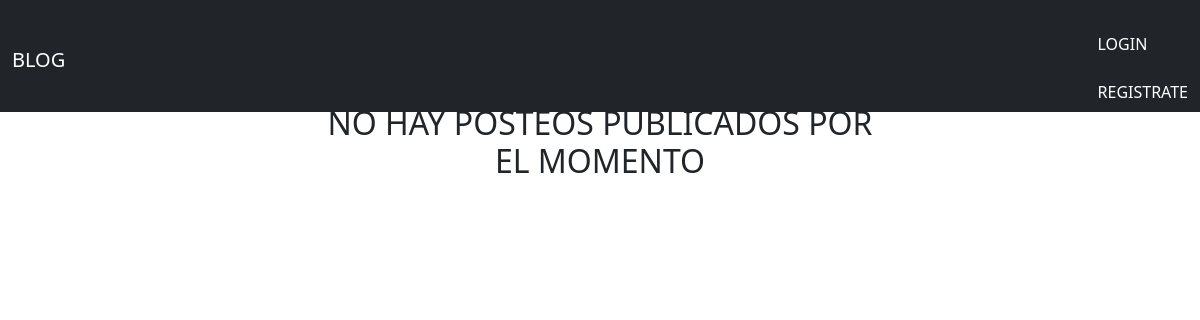
The app's page /, older data.
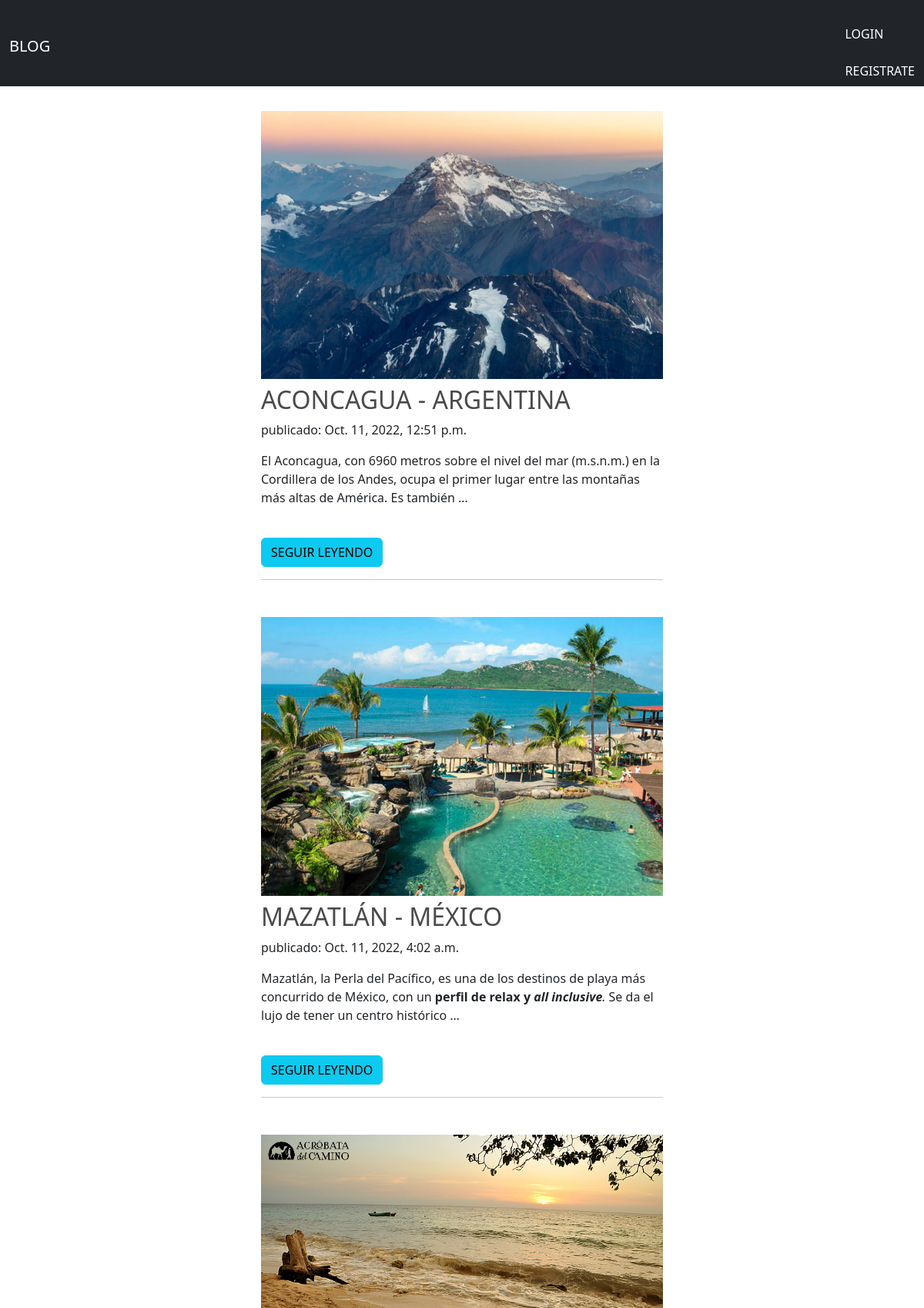
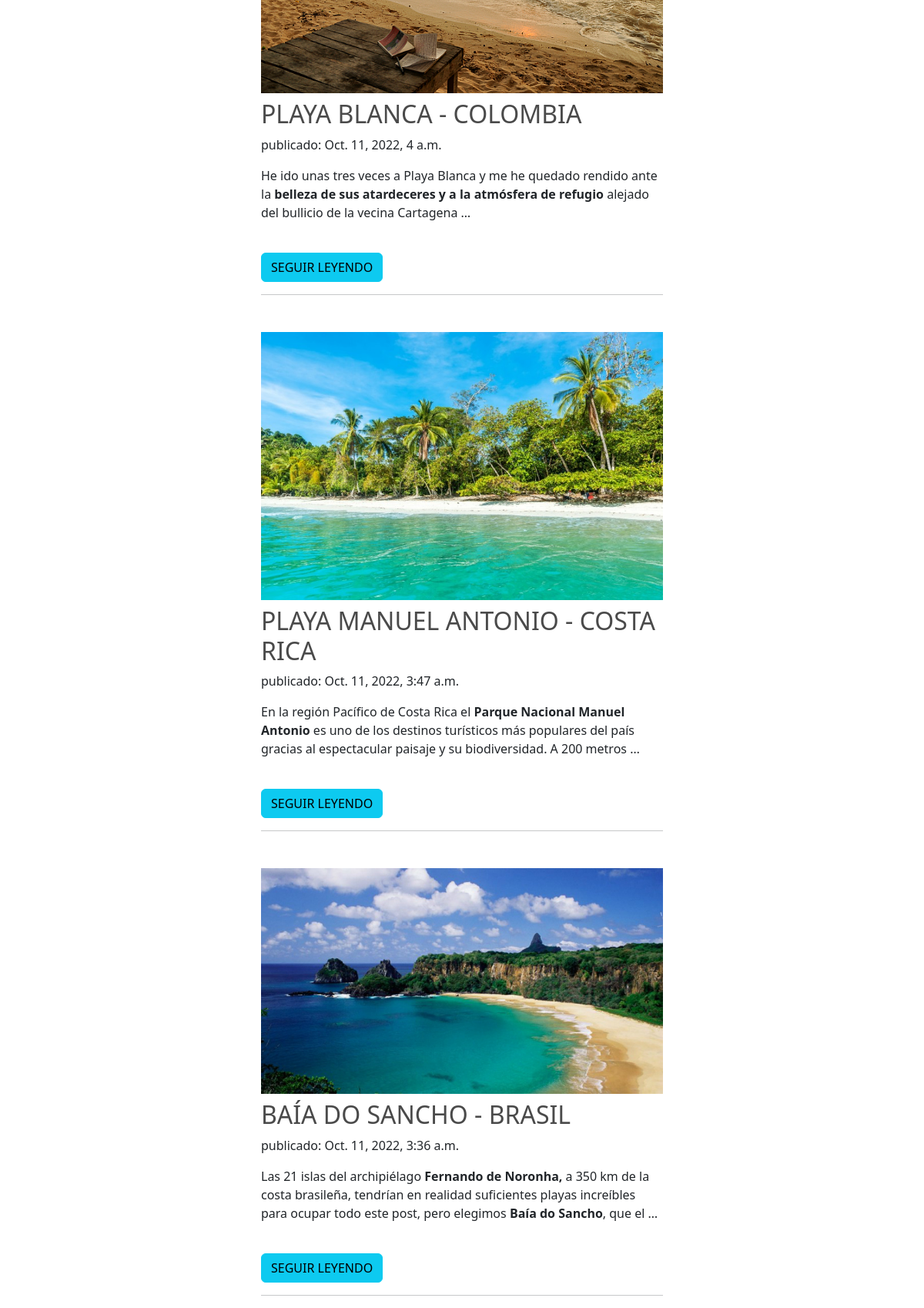
The same page, newer data (2 pictures, top to bottom).
### AppBlog/models.py (models this page shows, shortened)
class Posteo(models.Model):
    autor = models.ForeignKey(settings.AUTH_USER_MODEL, on_delete=models.CASCADE)
    titulo = models.CharField(max_length=500)
    contenido = RichTextField(blank=True, null=True)
    imagen_posteo = models.ImageField(blank=True, null=True, upload_to='media/')
    fecha_creado = models.DateTimeField(default=timezone.now)
    fecha_publicado = models.DateTimeField(blank=True, null=True)

### AppBlog/views.py (the view)
# urls.py: path('', views.lista_posteos, name='lista_posteos'),
def lista_posteos(request):
    posteos = Posteo.objects.filter(fecha_publicado__lte=timezone.now()).order_by('-fecha_creado')
    return render(request, 'html/lista_posteos.html', {'posteos':posteos})

### AppBlog/templates/html/lista_posteos.html
{% extends 'html/base.html' %}
{% block content %}
{% if posteos %}
    {% for posteo in posteos %}
        <article class="container mt-5">
            <img class="mb-2 img-fluid" src="{{posteo.imagen_posteo.url}}" alt="si estas viendo esto algo se rompió">
            <h2><a href="{% url 'detalle_posteo' pk=posteo.pk %}">{{ posteo.titulo }}</a></h2>
            <time>publicado: {{ posteo.fecha_publicado }}</time>
            <p>{{ posteo.contenido|safe|linebreaksbr|truncatewords:30 }}</p>
            <br>
            <a class="btn btn-info" href="{% url 'detalle_posteo' pk=posteo.pk %}">SEGUIR LEYENDO</a>
            <hr>
        </article>
    {% endfor %}
{% else %}
        <h2 class="mb-2 mt-2 text-center">NO HAY POSTEOS PUBLICADOS POR EL MOMENTO</h2>
{% endif %}
{% endblock %}

### AppBlog/templates/html/base.html (shortened to what this page needs)
{% load static %}
<!DOCTYPE html>
<html lang="en">
<head>
    <link rel="stylesheet" href="{% static 'css/styles.css' %}">
    <link href="https://cdn.jsdelivr.net/npm/bootstrap@5.2.2/dist/css/bootstrap.min.css" rel="stylesheet">
</head>
<body>
    <div class="mt-5 container">
        <nav class="navbar navbar-expand-lg bg-dark navbar-dark mb-5 fixed-top">
            <div class="container-fluid">
              <h1><a class="navbar-brand" href="{% url 'lista_posteos' %}">BLOG</a></h1>
              <div class="" id="navbarText">
                {% if user.is_authenticated %}
                <ul class="navbar-nav ms-auto mb-2 mb-lg-0">
                    <li class="nav-item dropdown">
                        <a class="nav-link dropdown-toggle" href="#" role="button" data-bs-toggle="dropdown" aria-expanded="false">
                          MENU DE ACCIONES
                        </a>
                        <ul class="dropdown-menu">
                          <li><a class="dropdown-item" href="{% url 'posteo_nuevo' %}">CREAR POSTEO</a></li>
                          <li><a class="dropdown-item" href="{% url 'posteo_borradores' %}">VER BORRADORES</a></li>
                          <li><a class="dropdown-item" href="{% url 'about' %}">NOSOTROS</a></li>
                          <li><hr class="dropdown-divider"></li>
                          <li><a class="dropdown-item" href="{% url 'listadousuarios' %}">CHAT</a></li>
                          <li><a class="dropdown-item" href="{% url 'editarperfil' %}">EDITAR PERFIL</a></li>
                          <li><a class="dropdown-item" href="{% url 'datosusuario' %}">VER PERFIL</a></li>
                          <li><a class="dropdown-item" href="{% url 'Logout' %}">LOGOUT</a></li>
                        </ul>
                    </li>
                      {% else %}
                        <li><a class="dropdown-item text-white" href="{% url 'login' %}">LOGIN</a></li>
                        <li><a class="dropdown-item text-white" href="{% url 'register' %}">REGISTRATE</a></li>
                  {% endif %}
              </div>
            </div>
          </nav>
    </div>
    <main class="container mt-5">
        <div class="row">
            <div class="col-md-6 mx-auto">
            {% block content %}
            {% endblock %}
            </div>
        </div>
    </main>
</body>
</html>

### AppBlog/static/css/styles.css (style rules this page uses)
h2 { font-size: 2.3rem; font-weight: bolder; text-transform: uppercase; }
h2 a { text-decoration: none; color: #4a4a4a; }

Row changes from the older to the newer data that the page shows:
added Posteo: imagen_posteo (picture), titulo "ACONCAGUA - ARGENTINA", fecha_publicado "Oct. 11, 2022, 12:51 p.m.", contenido "El Aconcagua, con 6960 metros sobre el nivel del mar (m.s.n.m.) en la Cordillera de los Andes, ocupa el primer lugar entre las montañas más altas de América. Es también …"
added Posteo: imagen_posteo (picture), titulo "MAZATLÁN - MÉXICO", fecha_publicado "Oct. 11, 2022, 4:02 a.m.", contenido "Mazatlán, la Perla del Pacífico, es una de los destinos de playa más concurrido de México, con un perfil de relax y all inclusive . Se da el lujo de tener un centro histórico …"
added Posteo: imagen_posteo (picture), titulo "PLAYA BLANCA - COLOMBIA", fecha_publicado "Oct. 11, 2022, 4 a.m.", contenido "He ido unas tres veces a Playa Blanca y me he quedado rendido ante la belleza de sus atardeceres y a la atmósfera de refugio alejado del bullicio de la vecina Cartagena …"
added Posteo: imagen_posteo (picture), titulo "PLAYA MANUEL ANTONIO - COSTA RICA", fecha_publicado "Oct. 11, 2022, 3:47 a.m.", contenido "En la región Pacífico de Costa Rica el Parque Nacional Manuel Antonio es uno de los destinos turísticos más populares del país gracias al espectacular paisaje y su biodiversidad. A 200 metros …"
added Posteo: imagen_posteo (picture), titulo "BAÍA DO SANCHO - BRASIL", fecha_publicado "Oct. 11, 2022, 3:36 a.m.", contenido "Las 21 islas del archipiélago Fernando de Noronha, a 350 km de la costa brasileña, tendrían en realidad suficientes playas increíbles para ocupar todo este post, pero elegimos Baía do Sancho , que el …"
Text that changed along with them:
text no longer shown: "NO HAY POSTEOS PUBLICADOS POR EL MOMENTO"
